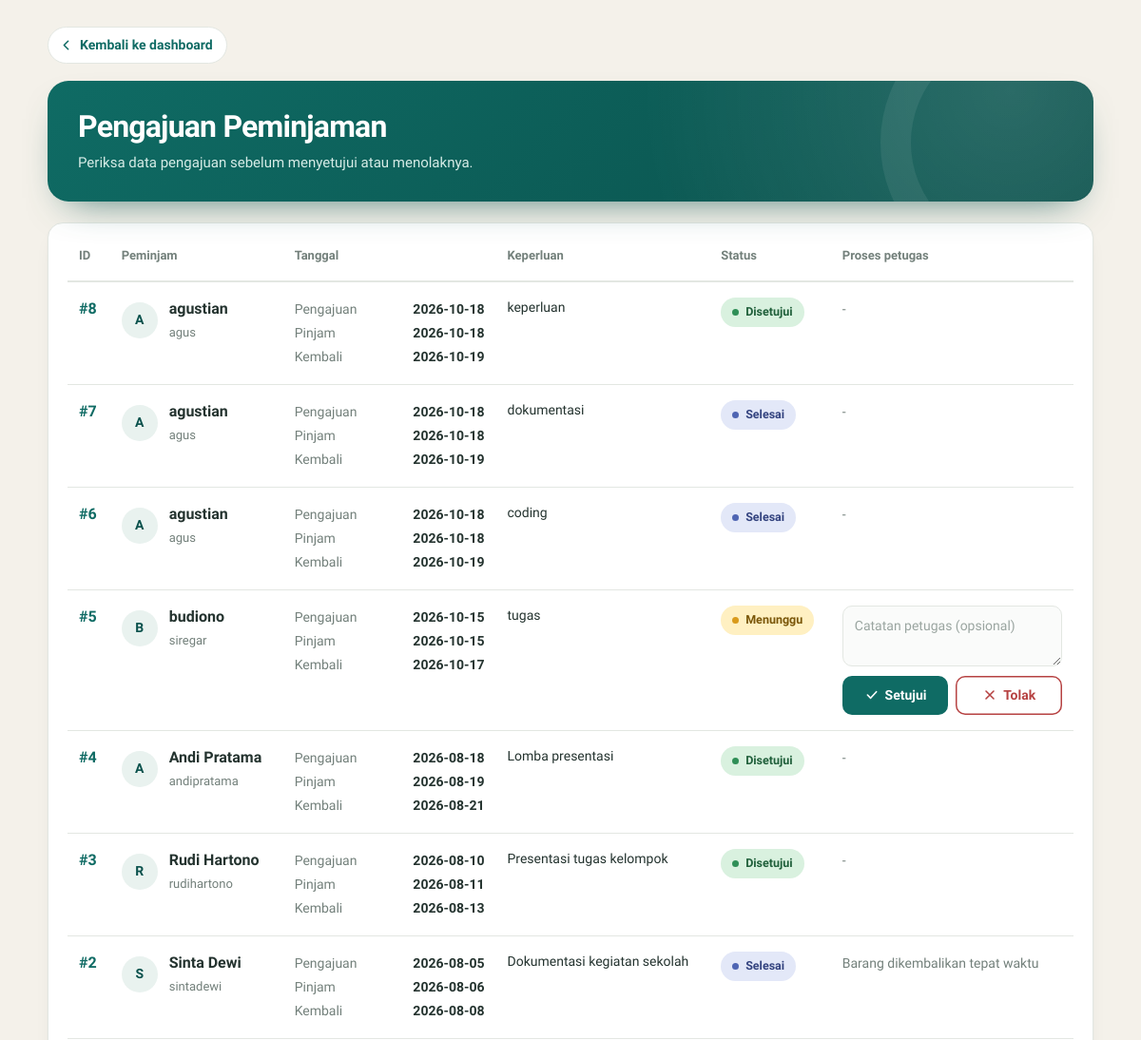
The page /Controller/c_pengajuan.php?aksi=petugas (signed in, upper part) on the database as committed earlier.
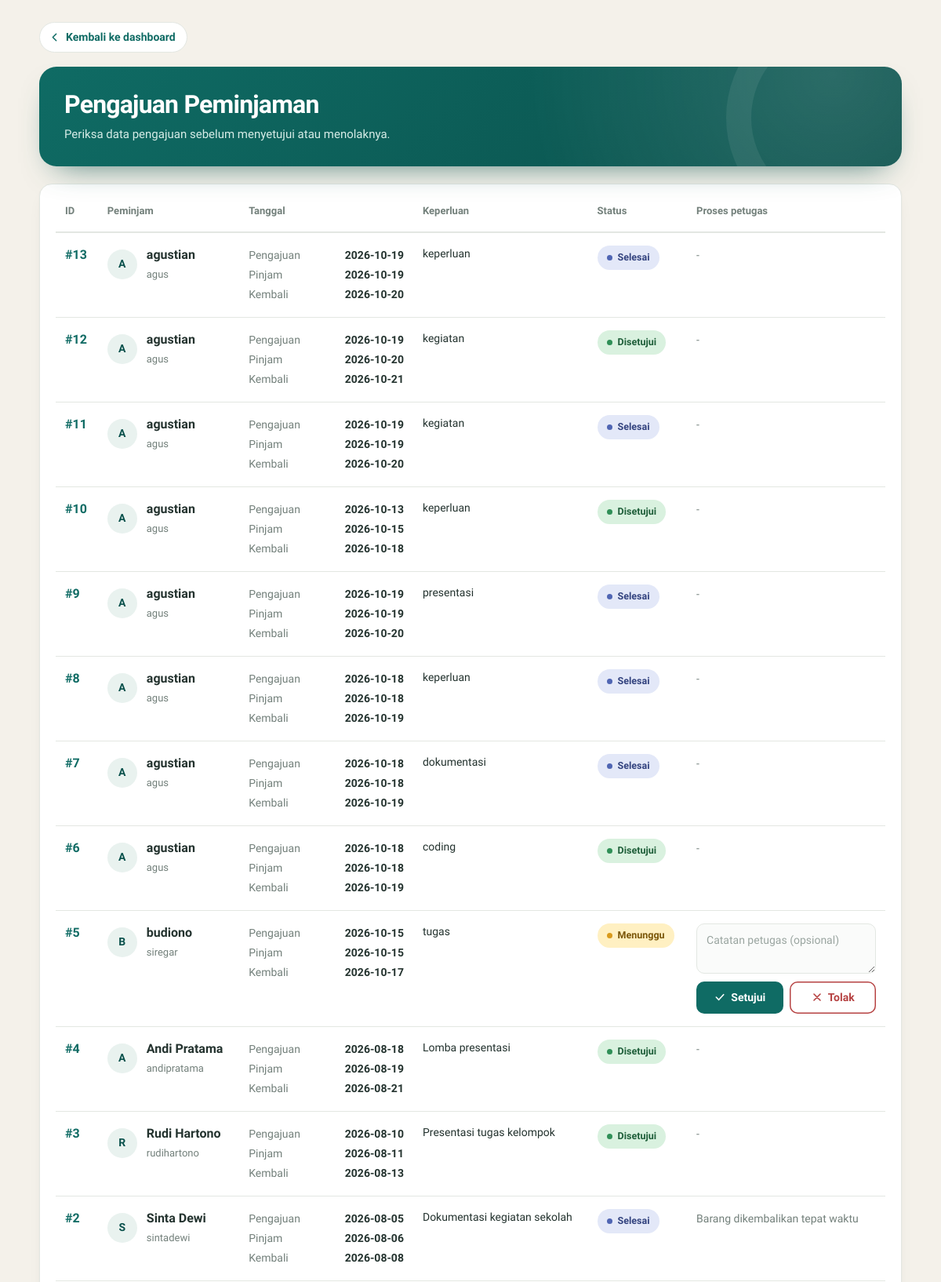
The same page on the database as committed later.
### tables this page shows
CREATE TABLE `peminjaman` (
  `id_peminjaman` int(11) NOT NULL,
  `id_user` int(11) NOT NULL,
  `tanggal_pengajuan` date NOT NULL,
  `tanggal_pinjam` date NOT NULL,
  `tanggal_kembali_rencana` date NOT NULL,
  `keperluan` text DEFAULT NULL,
  `status` enum('menunggu','disetujui','ditolak','selesai') NOT NULL DEFAULT 'menunggu',
  `disetujui_oleh` int(11) DEFAULT NULL,
  `keterangan` text DEFAULT NULL
);

CREATE TABLE `tb_user` (
  `id_user` int(11) NOT NULL,
  `nama` varchar(100) NOT NULL,
  `username` varchar(50) NOT NULL,
  `password` varchar(255) NOT NULL,
  `role` enum('admin','petugas','peminjam') NOT NULL DEFAULT 'peminjam',
  `no_telp` varchar(20) DEFAULT NULL,
  `status_aktif` tinyint(1) NOT NULL DEFAULT 1,
  `created_at` timestamp NOT NULL DEFAULT current_timestamp()
);

### Model/m_peminjaman.php (called while the page is built, shortened)
<?php
class m_peminjaman
{
    private function koneksi()
    {
        $db = new koneksi();
        return $db->koneksi;
    }
    public function daftar_pengajuan()
    {
        $conn = $this->koneksi();
        $sql = "SELECT p.*, u.nama, u.username
                FROM peminjaman p
                JOIN tb_user u ON p.id_user = u.id_user
                ORDER BY p.id_peminjaman DESC";
        $query = mysqli_query($conn, $sql);
        $hasil = [];
        if ($query) {
            while ($row = mysqli_fetch_assoc($query)) {
                $hasil[] = $row;
            }
        }
        return $hasil;
    }
}
?>

### View/v_pengajuan_petugas.php (the view, shortened to what the changed rows need)
<!DOCTYPE html>
<html lang="id">
<head>
</head>
<body>
<div class="container">
    <header class="page-head">
        <h1>Pengajuan Peminjaman</h1>
    </header>
    <div class="panel">
        <?php if (empty($data_pengajuan)): ?>
            <div class="empty">
                <div class="empty-icon" aria-hidden="true">
                    <svg viewBox="0 0 24 24" fill="none" stroke="currentColor" stroke-width="2" stroke-linecap="round" stroke-linejoin="round"><path d="M4 13h4l2 3h4l2-3h4"/><path d="M5 5h14l2 8v6a1 1 0 0 1-1 1H4a1 1 0 0 1-1-1v-6l2-8Z"/></svg>
                </div>
                <h3>Belum ada pengajuan</h3>
                <p>Belum ada pengajuan peminjaman.</p>
            </div>
        <?php else: ?>
        <table>
            <thead>
                <tr>
                    <th>ID</th>
                    <th>Peminjam</th>
                    <th>Tanggal</th>
                    <th>Keperluan</th>
                    <th>Status</th>
                    <th>Proses petugas</th>
                </tr>
            </thead>
            <tbody>
            <?php foreach ($data_pengajuan as $p):
                $statusClass = "";
                if ($p["status"] === "disetujui") {
                    $statusClass = "status-disetujui";
                } elseif ($p["status"] === "ditolak") {
                    $statusClass = "status-ditolak";
                } elseif ($p["status"] === "selesai") {
                    $statusClass = "status-selesai";
                }
                $namaPeminjam = $p["nama"] ?? $p["username"] ?? "-";
                $inisial = strtoupper(substr($namaPeminjam, 0, 1));
            ?>
                <tr>
                    <td data-label="ID" class="id-cell">
                        #<?= (int)$p["id_peminjaman"] ?>
                    </td>
                    <td data-label="Peminjam">
                        <div class="person">
                            <span class="avatar" aria-hidden="true">
                                <?= htmlspecialchars($inisial) ?>
                            </span>
                            <div>
                                <strong><?= htmlspecialchars($namaPeminjam) ?></strong>
                                <small><?= htmlspecialchars($p["username"] ?? "") ?></small>
                            </div>
                        </div>
                    </td>
                    <td data-label="Tanggal">
                        <div class="tgl">
                            <div><span>Pengajuan</span> <b><?= htmlspecialchars($p["tanggal_pengajuan"]) ?></b></div>
                            <div><span>Pinjam</span> <b><?= htmlspecialchars($p["tanggal_pinjam"]) ?></b></div>
                            <div><span>Kembali</span> <b><?= htmlspecialchars($p["tanggal_kembali_rencana"]) ?></b></div>
                        </div>
                    </td>
                    <td data-label="Keperluan">
                        <div class="keperluan">
                            <?= nl2br(htmlspecialchars($p["keperluan"] ?? "-")) ?>
                        </div>
                    </td>
                    <td data-label="Status">
                        <span class="status <?= $statusClass ?>">
                            <?= htmlspecialchars($p["status"]) ?>
                        </span>
                    </td>
                    <td data-label="Proses petugas" class="full">
                        <?php if ($p["status"] === "menunggu"): ?>
                            <form class="proses" method="POST"
                                  action="../Controller/c_pengajuan.php?aksi=proses">
                                <textarea name="keterangan" rows="2"
                                          maxlength="1000"
                                          aria-label="Catatan petugas"
                                          placeholder="Catatan petugas (opsional)"></textarea>
                                <div class="aksi">
                                    <button class="setuju" type="submit"
                                            name="pilihan" value="setujui"
                                            onclick="return confirm('Setujui pengajuan ini?')">
                                        <svg viewBox="0 0 24 24" fill="none" stroke="currentColor" stroke-width="2.4" stroke-linecap="round" stroke-linejoin="round" aria-hidden="true"><path d="m5 12 5 5 9-10"/></svg>
                                        Setujui
                                    </button>
                                    <button class="tolak" type="submit"
                                            name="pilihan" value="tolak"
                                            onclick="return confirm('Tolak pengajuan ini?')">
                                        <svg viewBox="0 0 24 24" fill="none" stroke="currentColor" stroke-width="2.4" stroke-linecap="round" stroke-linejoin="round" aria-hidden="true"><path d="m6 6 12 12M18 6 6 18"/></svg>
                                        Tolak
                                    </button>
                                </div>
                            </form>
                        <?php else: ?>
                            <span class="catatan">
                                <?= htmlspecialchars($p["keterangan"] ?: "-") ?>
                            </span>
                        <?php endif; ?>
                    </td>
                </tr>
            <?php endforeach; ?>
            </tbody>
        </table>
        <?php endif; ?>
    </div>
</div>
</body>
</html>

Rows that differ between the two databases and show on the page:
added peminjaman: id_peminjaman "13", id_user.nama "A", id_user.nama "agustian", id_user.username "agus", tanggal_pengajuan "2026-10-19", tanggal_pinjam "2026-10-19", tanggal_kembali_rencana "2026-10-20", keperluan "keperluan", status "Selesai", keterangan "-"
added peminjaman: id_peminjaman "12", id_user.nama "A", id_user.nama "agustian", id_user.username "agus", tanggal_pengajuan "2026-10-19", tanggal_pinjam "2026-10-20", tanggal_kembali_rencana "2026-10-21", keperluan "kegiatan", status "Disetujui", keterangan "-"
added peminjaman: id_peminjaman "11", id_user.nama "A", id_user.nama "agustian", id_user.username "agus", tanggal_pengajuan "2026-10-19", tanggal_pinjam "2026-10-19", tanggal_kembali_rencana "2026-10-20", keperluan "kegiatan", status "Selesai", keterangan "-"
added peminjaman: id_peminjaman "10", id_user.nama "A", id_user.nama "agustian", id_user.username "agus", tanggal_pengajuan "2026-10-13", tanggal_pinjam "2026-10-15", tanggal_kembali_rencana "2026-10-18", keperluan "keperluan", status "Disetujui", keterangan "-"
added peminjaman: id_peminjaman "9", id_user.nama "A", id_user.nama "agustian", id_user.username "agus", tanggal_pengajuan "2026-10-19", tanggal_pinjam "2026-10-19", tanggal_kembali_rencana "2026-10-20", keperluan "presentasi", status "Selesai", keterangan "-"
changed peminjaman id 8: status "Disetujui" → "Selesai"
changed peminjaman "coding": status "Selesai" → "Disetujui"
